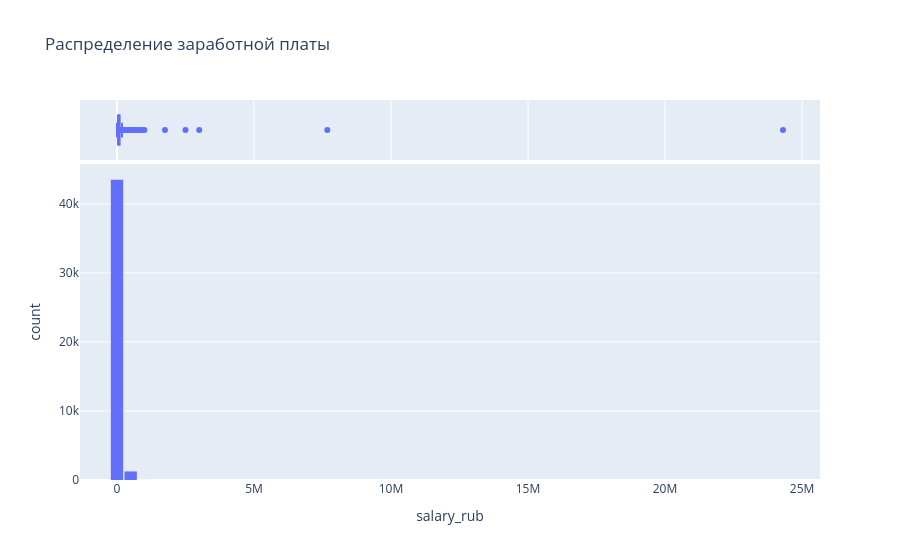
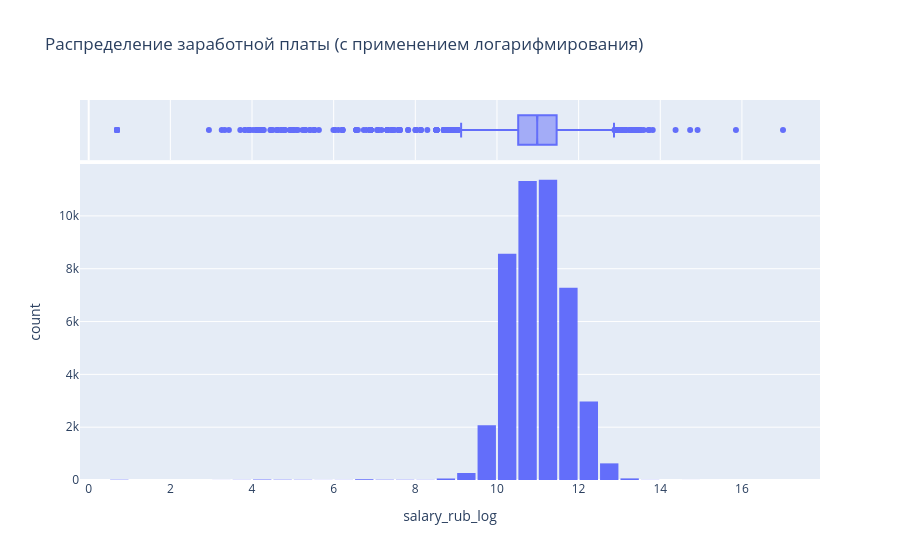

The cell these charts' notebook holds for them, in order:
### Markdown cell above
3. Постройте распределение признака **"salary_rub"**. Опишите данное распределение, отвечая на следующие вопросы: каковы предельные значения признака, в каком примерном интервале находится заработная плата большинства соискателей? Есть ли аномалии для признака заработной платы? Обратите внимание на гигантские размеры желаемой заработной платы.
Используйте гистограмму с boxplot на полях (marginal plot).

### Code cell
# Графики без логарифмирования
sal_hist = px.histogram(
    hh_database,
    x='salary_rub',
    nbins=50,
    title='Распределение заработной платы',
    marginal='box'
)

sal_hist.update_layout(bargap=0.1)
sal_hist.show()

hh_database_log = hh_database.copy()
hh_database_log['salary_rub_log'] = np.log1p(hh_database_log['salary_rub']) # log1p для устойчивости при нулевых значениях

# Графики с логарифмированием
sal_hist_log = px.histogram(
    hh_database_log,
    x='salary_rub_log',
    nbins=50,
    title='Распределение заработной платы (с применением логарифмирования)',
    marginal='box'
)

sal_hist_log.update_layout(bargap=0.1)
sal_hist_log.show()

print(f"Минимальная ЗП: {hh_database['salary_rub'].min()}")
print(f"Максимальная ЗП: {hh_database['salary_rub'].max()}")
print(f"Квантили:\n{hh_database['salary_rub'].quantile([0.25, 0.5, 0.75])}")
print(f"Возможные аномалии: {hh_database[(hh_database['salary_rub'] < 5000) | (hh_database['salary_rub'] > 300_000)].shape[0]}") 

# Сохранение графиков в HTML
sal_hist.write_html(VIZ_DIR / "salary_raw_hist.html")     # Без логарифмирования
sal_hist_log.write_html(VIZ_DIR / "salary_log_hist.html") # С логарифмированием

### Figure 1 — Plotly figure (JSON) as saved in the notebook; plotly's stock layout.template omitted (floating-point values rounded to 4 significant figures; data arrays with more than 128 entries replaced by an {"elided": "..."} marker saying what was removed)
{"data": [{"bingroup": "x", "hovertemplate": "salary_rub=%{x}<br>count=%{y}<extra></extra>", "legendgroup": "", "marker": {"color": "#636efa", "pattern": {"shape": ""}}, "name": "", "nbinsx": 50, "orientation": "v", "showlegend": false, "type": "histogram", "x": {"elided": "44744 float values"}, "xaxis": "x", "yaxis": "y"}, {"hovertemplate": "salary_rub=%{x}<extra></extra>", "legendgroup": "", "marker": {"color": "#636efa"}, "name": "", "notched": true, "showlegend": false, "type": "box", "x": {"elided": "44744 float values"}, "xaxis": "x2", "yaxis": "y2"}], "layout": {"bargap": 0.1, "barmode": "relative", "legend": {"tracegroupgap": 0}, "title": {"text": "Распределение заработной платы"}, "xaxis": {"anchor": "y", "domain": [0, 1], "title": {"text": "salary_rub"}}, "xaxis2": {"anchor": "y2", "domain": [0, 1], "matches": "x", "showgrid": true, "showticklabels": false}, "yaxis": {"anchor": "x", "domain": [0, 0.8316], "title": {"text": "count"}}, "yaxis2": {"anchor": "x2", "domain": [0.8416, 1], "matches": "y2", "showgrid": false, "showline": false, "showticklabels": false, "ticks": ""}}}

### Figure 2 — Plotly figure (JSON) as saved in the notebook; plotly's stock layout.template omitted (floating-point values rounded to 4 significant figures; data arrays with more than 128 entries replaced by an {"elided": "..."} marker saying what was removed)
{"data": [{"bingroup": "x", "hovertemplate": "salary_rub_log=%{x}<br>count=%{y}<extra></extra>", "legendgroup": "", "marker": {"color": "#636efa", "pattern": {"shape": ""}}, "name": "", "nbinsx": 50, "orientation": "v", "showlegend": false, "type": "histogram", "x": {"elided": "44744 float values"}, "xaxis": "x", "yaxis": "y"}, {"hovertemplate": "salary_rub_log=%{x}<extra></extra>", "legendgroup": "", "marker": {"color": "#636efa"}, "name": "", "notched": true, "showlegend": false, "type": "box", "x": {"elided": "44744 float values"}, "xaxis": "x2", "yaxis": "y2"}], "layout": {"bargap": 0.1, "barmode": "relative", "legend": {"tracegroupgap": 0}, "title": {"text": "Распределение заработной платы (с применением логарифмирования)"}, "xaxis": {"anchor": "y", "domain": [0, 1], "title": {"text": "salary_rub_log"}}, "xaxis2": {"anchor": "y2", "domain": [0, 1], "matches": "x", "showgrid": true, "showticklabels": false}, "yaxis": {"anchor": "x", "domain": [0, 0.8316], "title": {"text": "count"}}, "yaxis2": {"anchor": "x2", "domain": [0.8416, 1], "matches": "y2", "showgrid": false, "showline": false, "showticklabels": false, "ticks": ""}}}
